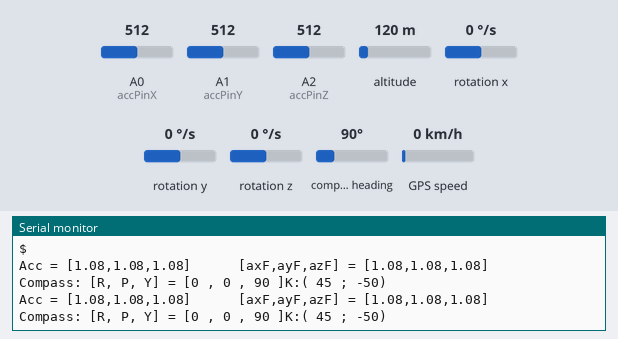
Recording of a sketch running on a simulated Arduino Mega 2560, built with avr-gcc and run on an emulated ATmega2560. On the bench: the last lines printed to the serial monitor. Wiring (inferred from the names in the program): CMPS compass at I2C address 0x60; L3G4200D gyroscope at I2C address 0x69. Inputs (shaded band) come from the test bench; at power-on: A0 (accPinX) = 512, A1 (accPinY) = 512, A2 (accPinZ) = 512, altitude 120 m, rotation x 0 °/s, rotation y 0 °/s, rotation z 0 °/s, compass heading 90°, GPS speed 0 km/h. The GPS gets a fix after 3 s at 37.7749, -122.4194 with 8 satellites.

Above: at 4.7 s.
4.8 s: A0 (accPinX) set to 359
At 4.83 s:
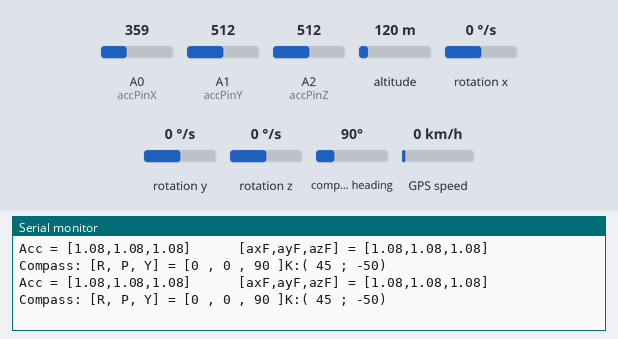
9.2 s: A0 (accPinX) set to 340
At 9.31 s:
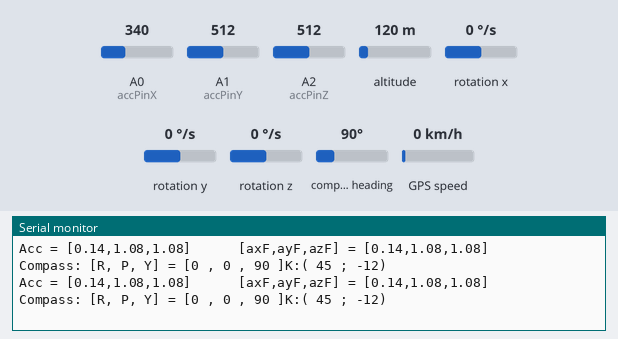
13.6 s: A1 (accPinY) set to 375
At 13.88 s:
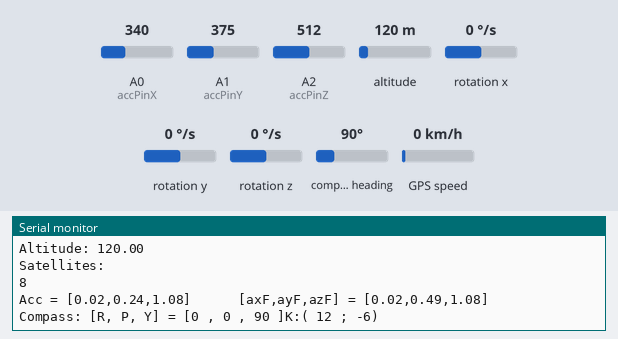
18.0 s: A1 (accPinY) set to 355
At 26.93 s:
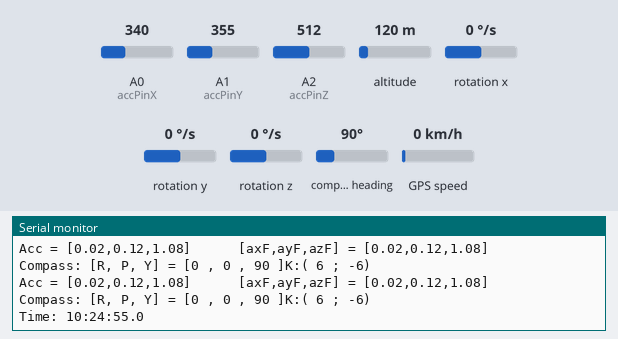
Timing chart, 0 to 27.8 s (numbered marks = the images above; inputs shaded):
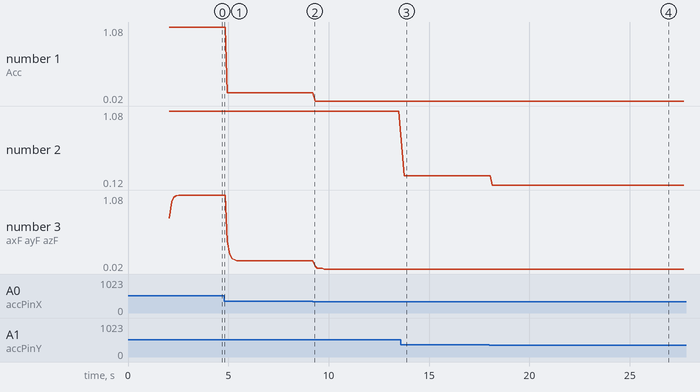

Measured:
- the behaviour switches between 368 and 367 on A1 (accPinY) (found by bisection; images 3 and 4)
- after the input at 13.6 s, the serial monitor: prints a new line after 0.16 s (image 3)
- after the input at 18.0 s, the serial monitor: prints a new line after 0.16 s (image 4)
- plotted number 1: 1.08 → 0.14 after the input at 4.8 s, 0.14 → 0.02 after the input at 9.2 s
- plotted number 2: 1.08 → 0.24 after the input at 13.6 s, 0.24 → 0.12 after the input at 18.0 s
- plotted number 3: 1.08 → 0.14 after the input at 4.8 s, 0.14 → 0.02 after the input at 9.2 s

The sketch:

sensorsInterface1_25.ino
```cpp
/****************************************************************
*              Arduino CMPS10 compass, L3G4200D gyro & KALMAN   *
*                  running I2C mode, MMA7260Q Accelerometer     *
*                   Gps code & XBEE & MATLAB communication      *
*                        by Balestrieri Giovanni                *
*                          AKA UserK, 2013                      *
*****************************************************************/

/*
 *  Features:
 *
 *  - Bias substraction
 *  - Std filter for measurements
 *  - XBee connectivity
 *  - Matlab-Ready
 *  - Kalman filter
 *  - Complementary Filter
 */


#include <Wire.h>
#include <CMPS10.h>
#include "Kalman.h"
#include <SoftwareSerial.h>
#include <Adafruit_GPS.h>
#if ARDUINO >= 100
#include <SoftwareSerial.h>
#else
  // Older Arduino IDE requires NewSoftSerial, download from:
  // http://arduiniana.org/libraries/newsoftserial/
// #include <NewSoftSerial.h>
 // DO NOT install NewSoftSerial if using Arduino 1.0 or later!
#endif
// Connect the GPS Power pin to 5V
// Connect the GPS Ground pin to ground
// If using software serial (sketch example default):
//   Connect the GPS TX (transmit) pin to Digital 3
//   Connect the GPS RX (receive) pin to Digital 2
// If using hardware serial (e.g. Arduino Mega):
//   Connect the GPS TX (transmit) pin to Arduino RX1, RX2 or RX3
//   Connect the GPS RX (receive) pin to matching TX1, TX2 or TX3

// If using software serial, keep these lines enabled
// (you can change the pin numbers to match your wiring):

#if ARDUINO >= 100
  SoftwareSerial mySerial(3, 2);
#else
  NewSoftSerial mySerial(3, 2);
#endif
Adafruit_GPS GPS(&mySerial);

Kalman kalmanX;
Kalman kalmanY;

// angle estimated from gyro
double gyroXAngle = 0;
double gyroYAngle = 0;

// angle estimated from kalman
double xAngle;
double yAngle;

double compAngleX = 180;
double compAngleY = 180;

// Xbee Declaration variables
uint8_t pinRx = 2 , pinTx = 4; // the pin on Arduino
long BaudRate = 57600;
char GotChar, getData;

// Xbee SoftwareSerial initialization
SoftwareSerial xbee(pinRx, pinTx); // RX, TX

// If using hardware serial (e.g. Arduino Mega), comment
// out the above six lines and enable this line instead:
//Adafruit_GPS GPS(&Serial1);
// Set GPSECHO to 'false' to turn off echoing the GPS data to the Serial console
// Set to 'true' if you want to debug and listen to the raw GPS sentences
#define GPSECHO  true

// this keeps track of whether we're using the interrupt
// off by default!
boolean usingInterrupt = false;

// Matlab plot
boolean plotting = false;
boolean matlab = false;

void useInterrupt(boolean); // Func prototype keeps Arduino 0023 happy

// I2C adddress of Cmps10
#define cmpAddress 0x60
//I2C address of the L3G4200D
#define gyroAddress 105

// Gyro registers definition
#define CTRL_REG1 0x20
#define CTRL_REG2 0x21
#define CTRL_REG3 0x22
#define CTRL_REG4 0x23
#define CTRL_REG5 0x24

#define num 3

#define codeVersion 1.60

// Filter parameters
// Gyro filter constant
#define alphaW 0.6
// Accelerometer filter constant
#define alphaA 0.7
#define alpha 0.7
// Magnetometer filter constant
#define alphaAP 0.7

// Accelerometer parameter definition
#define modeG 0.800 // [mV/G]
#define midV 336*0.0049 // [V]

/*
 *  Create compass object
 */
CMPS10 my_compass;
int wx;
int wy;
int wz;
float Wfilter[3];

// W filter count
int wCont;
long wxT;
long wyT;
long wzT;

// Defining Gyro bias
int biasWx = 10;
int biasWy = -12;
int biasWz = 1;

// Filtering options
int filterAng = 1;

// Defining pin layout
int accPinX = A0;
int accPinY = A1;
int accPinZ = A2;
// Filter omega param
float gxF=0;
float gyF=0;
float gzF=0;

// Filter acc params
float xF=0;
float yF=0;
float zF=0;

// Filter compass params
float APxF=0;
float APyF=0;
float APzF=0;

float accX=0;
float accY=0;
float accZ=0;

double angleXAcc;
double angleYAcc;

int pitch1;
int roll1;
float bearing1;

unsigned long timerMu;

void setup()
{
  Serial.begin(9600);
  // Initializes I2C
  Wire.begin();
  Serial.print(" QuadSensors ");
  Serial.print(codeVersion);
  Serial.println(" Testing Compass... ");
  int a = soft_ver();
  if(a==14)
  {
    Serial.print(" Cmps10 correctly connected with address: ");
    Serial.println(a);
  }
  else
  {
    Serial.println("Device not connected");
  }

  //  Reset W counters
  wxT=0,wyT=0,wzT=0;
  wCont=0;

  GPS.begin(9600);
  Serial.println(" Testing Gps...");
  // uncomment this line to turn on RMC (recommended minimum) and GGA (fix data) including altitude
  GPS.sendCommand(PMTK_SET_NMEA_OUTPUT_RMCGGA);
  // uncomment this line to turn on only the "minimum recommended" data for high update rates!
  //GPS.sendCommand(PMTK_SET_NMEA_OUTPUT_RMCONLY);
  // uncomment this line to turn on all the available data - for 9600 baud you'll want 1 Hz rate
  //GPS.sendCommand(PMTK_SET_NMEA_OUTPUT_ALLDATA);
  // Set the update rate:
  // 1 Hz update rate
  GPS.sendCommand(PMTK_SET_NMEA_UPDATE_1HZ);
  // 5 Hz update rate- for 9600 baud you'll have to set the output to RMC or RMCGGA only (see above)
  //GPS.sendCommand(PMTK_SET_NMEA_UPDATE_5HZ);
  // 10 Hz update rate - for 9600 baud you'll have to set the output to RMC only (see above)
  //GPS.sendCommand(PMTK_SET_NMEA_UPDATE_10HZ);

  // Request updates on antenna status, comment out to keep quiet
  GPS.sendCommand(PGCMD_ANTENNA);

  // the nice thing about this code is you can have a timer0 interrupt go off
  // every 1 millisecond, and read data from the GPS for you. that makes the
  // loop code a heck of a lot easier!
  useInterrupt(true);

  // Ask for firmware version
  Serial.println(PMTK_Q_RELEASE);

  Serial.print(" Filtering amplitude: ");
  Serial.println((float) alpha);
  setupL3G4200D(2000); // Configure L3G4200  - 250, 500 or 2000 deg/sec

  // Initialize xbee serial communication
  xbee.begin( BaudRate );
  //xbee.println("Setup Completed!");

  // Initialise Kalman Values
  kalmanX.setAngle(0);
  kalmanY.setAngle(0);

  kalmanX.setQbias(0.009); // Process noise variance for gyro bias
  kalmanY.setQbias(0.009); // Process noise variance for gyro bias

  kalmanX.setQangle(0.001); // Process noise variance for the accelerometer
  kalmanY.setQangle(0.001); // Process noise variance for the accelerometer

  kalmanX.setRmeasure(0.003); // Measurement noise variance
  kalmanY.setRmeasure(0.003); // Measurement noise variance


  timerMu = micros();
  //wait for the sensors to be ready
  delay(2000);
}

unsigned long timer = millis();
void loop()
{
  getAccValues();
  getGyroValues();
  getCompassValues();
  estimateAngle();
  gpsRoutine();
  xbeeRoutine();
  sendDataSensorsToMatlab();
}

/*
   *
   *  When Matlab sends P, arduino starts sending sensors data through Xbee
   *  If Matlab sends L, it stops.
   *
   */
void xbeeRoutine()
{
  if (Serial.available())
  {
    GotChar = Serial.read();
    xbee.print(GotChar);

    if(GotChar == 'P')
    {
      plotting = true;
      Serial.println(" Sending plot data from now on.");
    }
    if(GotChar == 'L')
    {
      plotting = false;
      Serial.println(" Stop sentind data to Matlab.");
    }
  }

  if(xbee.available())
  {  //is there anything to read
    getData = xbee.read();  //if yes, read it

    Serial.println(getData);
    // Establishing Matlab Communication
    if(getData == 'T')
    {
      xbee.print('K');
      Serial.println(" Sending K to Matlab...");
    }
    if(getData == 'Y')
    {
      Serial.println(" Matlab communication established. ");
    }
    if(getData == 'N')
    {
      //xbee.print("Communication problem!");
      Serial.println(" [Warning] Matlab communication problem. ");
    }

    // Plotting command evaluation
    if(getData == 'P')
    {
      plotting = true;
      Serial.println(" Sending plot data from now on.");
    }
    if(getData == 'L')
    {
      plotting = false;
      Serial.println(" Stop sentind data to Matlab.");
    }
    if (getData == 'M')
    {
      matlab=true;
    }
    if (getData == 'S')
    {
      matlab=false;
    }
  }
}

void sendDataSensorsToMatlab()
{
  if (matlab)
    {
      Serial.println("       M    ");
      // Gathering and Sending Sensors data
      xbee.print('R');
      xbee.print(',');
      xbee.print(roll1);
      xbee.print(',');
      xbee.print('P');
      xbee.print(',');
      xbee.print(pitch1);
      xbee.print(',');
      xbee.print('Y');
      xbee.print(',');
      xbee.print(bearing1);
      // Send Kalman Filer Angular position values
      xbee.print(',');
      xbee.print('KR');
      xbee.print(',');
      xbee.print((int)yAngle);
      xbee.print(',');
      xbee.print('KP');
      xbee.print(',');
      xbee.print((int)xAngle);
      // Send the rest
      xbee.print('W');
      xbee.print(',');
      //xbee.print(wx);
      xbee.print(Wfilter[0]);
      xbee.print(',');
      xbee.print('W');
      xbee.print(',');
      //xbee.print(wy);
      xbee.print(Wfilter[1]);
      xbee.print(',');
      xbee.print('W');
      xbee.print(',');
      //xbee.print(wz);
      xbee.print(Wfilter[2]);
      xbee.print(',');
      xbee.print('A');
      xbee.print(',');
      xbee.print(accX);
      xbee.print(',');
      xbee.print('A');
      xbee.print(',');
      xbee.print(accY);
      xbee.print(',');
      xbee.print('A');
      xbee.print(',');
      xbee.print(accZ);
      //Plot terminator carriage
      xbee.write(13);
    }
}

void getAccValues()
{
  int accValX = analogRead(accPinX);
  int accValY = analogRead(accPinY);
  int accValZ = analogRead(accPinZ);

  float aX = (float) accValX * 0.0049;
  float aY = (float) accValY * 0.0049;
  float aZ = (float) accValZ * 0.0049;

  accX = (aX-midV)/modeG;
  accY = (aY-midV)/modeG;
  accZ = (aZ-midV)/modeG;

  //Compute angles from acc values
  angleXAcc = (atan2(-accX,accZ)) * RAD_TO_DEG;
  angleYAcc = (atan2(-accY,accZ)) * RAD_TO_DEG;

  float accfilter[] = {accX,accY,accZ};
  accFilterExpMA(accfilter);

  Serial.print("Acc = [");
  Serial.print(accX);
  Serial.print(",");
  Serial.print(accY);
  Serial.print(",");
  Serial.print(accZ);
  Serial.print("]    ");

  Serial.print("  [axF,ayF,azF] = [");
  Serial.print(accfilter[0]);
  Serial.print(",");
  Serial.print(accfilter[1]);
  Serial.print(",");
  Serial.print(accfilter[2]);
  Serial.print("]    ");
}

void gpsRoutine()
{
  if (! usingInterrupt) {
    // read data from the GPS in the 'main loop'
    char c = GPS.read();
    // if you want to debug, this is a good time to do it!
    //if (GPSECHO)
      //if (c) Serial.print(c);
  }

  // if a sentence is received, we can check the checksum, parse it...
  if (GPS.newNMEAreceived()) {
    // a tricky thing here is if we print the NMEA sentence, or data
    // we end up not listening and catching other sentences!
    // so be very wary if using OUTPUT_ALLDATA and trytng to print out data
    //Serial.println(GPS.lastNMEA());   // this also sets the newNMEAreceived() flag to false

    if (!GPS.parse(GPS.lastNMEA()))   // this also sets the newNMEAreceived() flag to false
      return;  // we can fail to parse a sentence in which case we should just wait for another
  }

  // if millis() or timer wraps around, we'll just reset it
  if (timer > millis())  timer = millis();

  // approximately every 2 seconds or so, print out the current stats
  if (millis() - timer > 2000 && GPS.fix) {
    timer = millis(); // reset the timer

    Serial.print("\nTime: ");
    Serial.print(GPS.hour, DEC); Serial.print(':');
    Serial.print(GPS.minute, DEC); Serial.print(':');
    Serial.print(GPS.seconds, DEC); Serial.print('.');
    Serial.println(GPS.milliseconds);
    Serial.print("Date: ");
    Serial.print(GPS.day, DEC); Serial.print('/');
    Serial.print(GPS.month, DEC); Serial.print("/20");
    Serial.println(GPS.year, DEC);
    Serial.print("Fix: "); Serial.print((int)GPS.fix);
    Serial.print(" quality: ");  Serial.println((int)GPS.fixquality);
    if (GPS.fix) {
      Serial.print("Location: ");
      Serial.print(GPS.latitude, 4); Serial.print(GPS.lat);
      Serial.print(", ");
      Serial.print(GPS.longitude, 4); Serial.println(GPS.lon);

      Serial.print("Speed (knots): "); Serial.println(GPS.speed);
      Serial.print("Angle: "); Serial.println(GPS.angle);
      Serial.print("Altitude: "); Serial.println(GPS.altitude);
      Serial.println("Satellites: "); Serial.println((int)GPS.satellites);
    }
  }
}

void accFilterExpMA(float val[])
{
 //ArrayList val = new ArrayList();
 xF = (1-alphaA)*xF + alphaA*val[0];
 yF = (1-alphaA)*yF + alphaA*val[1];
 zF = (1-alphaA)*zF + alphaA*val[2];

 val[0] = xF;
 val[1] = yF;
 val[2] = zF;
}


void omegaFilterExpMA(float val[])
{
 //ArrayList val = new ArrayList();
 gxF = (1-alphaW)*gxF + alphaW*val[0];
 gyF = (1-alphaW)*gyF + alphaW*val[1];
 gzF = (1-alphaW)*gzF + alphaW*val[2];

 val[0] = gxF - biasWx;
 val[1] = gyF - biasWy;
 val[2] = gzF - biasWz;
}

void getGyroValues()
{
  wCont++;
  byte xMSB = readRegister(gyroAddress, 0x29);
  byte xLSB = readRegister(gyroAddress, 0x28);
  wx = ((xMSB << 8) | xLSB);
  gyroXAngle += wx * ((double)(micros() - timerMu) / 1000000);
  wxT = wxT + wx;


  byte yMSB = readRegister(gyroAddress, 0x2B);
  byte yLSB = readRegister(gyroAddress, 0x2A);
  wy = ((yMSB << 8) | yLSB);
  gyroYAngle += wy * ((double)(micros() - timerMu) / 1000000);
  wyT = wyT + wy;

  byte zMSB = readRegister(gyroAddress, 0x2D);
  byte zLSB = readRegister(gyroAddress, 0x2C);
  wz = ((zMSB << 8) | zLSB);
  wzT = wzT + wz;
  /*
  Serial.print("   Gyroscope [Wx,Wy,Wz]");
  Serial.print(" = [ ");
  Serial.print(wx);

  Serial.print(" , ");
  Serial.print(wy);

  Serial.print(" , ");
  Serial.print(wz);
  Serial.print(" ]");
  */

  Wfilter[0] = wx;
  Wfilter[1] = wy;
  Wfilter[2] = wz;

  omegaFilterExpMA(Wfilter);
  /*
  Serial.print(" [WxF,WyF,WzF]");
  Serial.print(" = [ ");
  Serial.print( (float) Wfilter[0]);

  Serial.print(" , ");
  Serial.print( (float) Wfilter[1]);

  Serial.print(" , ");
  Serial.print( (float) Wfilter[2]);
  Serial.print(" ]");
 */
  /*
   * To determine bias, uncomment what follows, leave
   * the board on the support and wait for the limit of
   * the value wxT/wCont,wyT/wCont,wzT/wCont. Use it as a bias
   */

  //Serial.println();
  //Serial.println(wxT/wCont);
  //Serial.println(wyT/wCont);
  //Serial.println(wzT/wCont);

}

void estimateAngle()
{
 /*
 compAngleX = (0.93 * (compAngleX + (wx * (double)(micros() - timerMu) / 1000000))) + (0.07 * angleXAcc);
 compAngleY = (0.93 * (compAngleY + (-wy * (double)(micros() - timerMu) / 1000000))) + (0.07 * angleYAcc);

 Serial.println();
 Serial.print("  C:( ");
 Serial.print(compAngleX);
 Serial.print(" ; ");
 Serial.print(compAngleY);
 Serial.print(")  ");
 */

 xAngle = kalmanX.getAngle(angleXAcc,Wfilter[0],(double)(micros() - timerMu))-5;
 yAngle = kalmanY.getAngle(angleYAcc,Wfilter[1],(double)(micros() - timerMu));
 yAngle = -yAngle;

 Serial.print("K:( ");
 Serial.print((int)yAngle);
 Serial.print(" ; ");
 Serial.print((int)xAngle);
 Serial.print(")");
 Serial.println();

 timerMu = micros();
}

void getCompassValues()
{
   bearing1 =  my_compass.bearing();
   pitch1 = my_compass.pitch();
   roll1 = my_compass.roll();

   /*  Create float array of angular positions
    *  Roll  --  X
    *  Pitch --  Y
    *  Yaw   --  Z
    */
   float angPosFilter[3] = {roll1,pitch1,bearing1};
   //  Filter data
   if (filterAng == 1)
   {
     angPosFilterExpMA(angPosFilter);
     displayValues(angPosFilter[2],angPosFilter[1],angPosFilter[0]);
   }
   else if (filterAng == 0)
   {
     displayValues(bearing1,pitch1,roll1);
   }
   //delay(100);
}

void angPosFilterExpMA(float val[])
{
 //ArrayList val = new ArrayList();
 APxF = (1-alphaAP)*APxF + alphaAP*val[0];
 APyF = (1-alphaAP)*APyF + alphaAP*val[1];
 APzF = (1-alphaAP)*APzF + alphaAP*val[2];
 /*
 val.add((float) gxF);
 val.add((float) gyF);
 val.add((float) gzF);
 */
 val[0] = APxF;
 val[1] = APyF;
 val[2] = APzF;
}

void displayValues(int b, int p, int r)
{
   Serial.print(" Compass: [R, P, Y] = [");
   Serial.print(r);
   Serial.print(" , ");
   Serial.print(p);
   Serial.print(" , ");
   Serial.print(b);
   Serial.print(" ]");
   //Serial.println("");
}

void display_data(int b, int p, int r)
{
  Serial.print("Bearing = "); // Display the full bearing and fine bearing seperated by a decimal poin on the LCD03
  Serial.print(b);
  Serial.print("  ");

  delay(5);

  Serial.print("Pitch = ");
  Serial.print(p);
  Serial.print(" ");

  delay(5);

  Serial.print("Roll = ");
  Serial.print(r);
  Serial.print(" ");
  Serial.println();
}

int setupL3G4200D(int scale){
  //From  Jim Lindblom of Sparkfun's code

  // Enable x, y, z and turn off power down:
  writeRegister(gyroAddress, CTRL_REG1, 0b00001111);

  // If you'd like to adjust/use the HPF, you can edit the line below to configure CTRL_REG2:
  writeRegister(gyroAddress, CTRL_REG2, 0b00001000);

  // Configure CTRL_REG3 to generate data ready interrupt on INT2
  // No interrupts used on INT1, if you'd like to configure INT1
  // or INT2 otherwise, consult the datasheet:
  writeRegister(gyroAddress, CTRL_REG3, 0b00001000);

  // CTRL_REG4 controls the full-scale range, among other things:

  if(scale == 250){
    writeRegister(gyroAddress, CTRL_REG4, 0b00100000);
  }else if(scale == 500){
    writeRegister(gyroAddress, CTRL_REG4, 0b00010000);
  }else{
    writeRegister(gyroAddress, CTRL_REG4, 0b00110000);
  }

  // CTRL_REG5 controls high-pass filtering of outputs, use it
  // if you'd like:
  writeRegister(gyroAddress, CTRL_REG5, 0b00010000);
}

void writeRegister(int deviceAddress, byte address, byte val) {
    Wire.beginTransmission(deviceAddress); // start transmission to device
    Wire.write(address);       // send register address
    Wire.write(val);         // send value to write
    Wire.endTransmission();     // end transmission
}

int readRegister(int deviceAddress, byte address){

    int v;
    Wire.beginTransmission(deviceAddress);
    Wire.write(address); // register to read
    Wire.endTransmission();

    Wire.requestFrom(deviceAddress, 1); // read a byte

    while(!Wire.available()) {
        // waiting
    }

    v = Wire.read();
    return v;
}

int soft_ver(){
   int data;       // Software version of  CMPS10 is read into data and then returned

   Wire.beginTransmission(cmpAddress);
   // Values of 0 being sent with write need to be masked as a byte so they are not misinterpreted as NULL this is a bug in arduino 1.0
   Wire.write((byte)0);   // Sends the register we wish to start reading from
   Wire.endTransmission();

   Wire.requestFrom(cmpAddress, 1);                  // Request byte from CMPS10
   while(Wire.available() < 1);
   data = Wire.read();
   Serial.print("  ");
   Serial.print(data);
   return(data);
}

// Interrupt is called once a millisecond, looks for any new GPS data, and stores it
SIGNAL(TIMER0_COMPA_vect) {
  char c = GPS.read();
  // if you want to debug, this is a good time to do it!
#ifdef UDR0
  if (GPSECHO)
    if (c) UDR0 = c;
    // writing direct to UDR0 is much much faster than Serial.print
    // but only one character can be written at a time.
#endif
}

void useInterrupt(boolean v) {
  if (v) {
    // Timer0 is already used for millis() - we'll just interrupt somewhere
    // in the middle and call the "Compare A" function above
    OCR0A = 0xAF;
    TIMSK0 |= _BV(OCIE0A);
    usingInterrupt = true;
  } else {
    // do not call the interrupt function COMPA anymore
    TIMSK0 &= ~_BV(OCIE0A);
    usingInterrupt = false;
  }
}
```

Source omitted: Kalman.h (2373 bytes)
